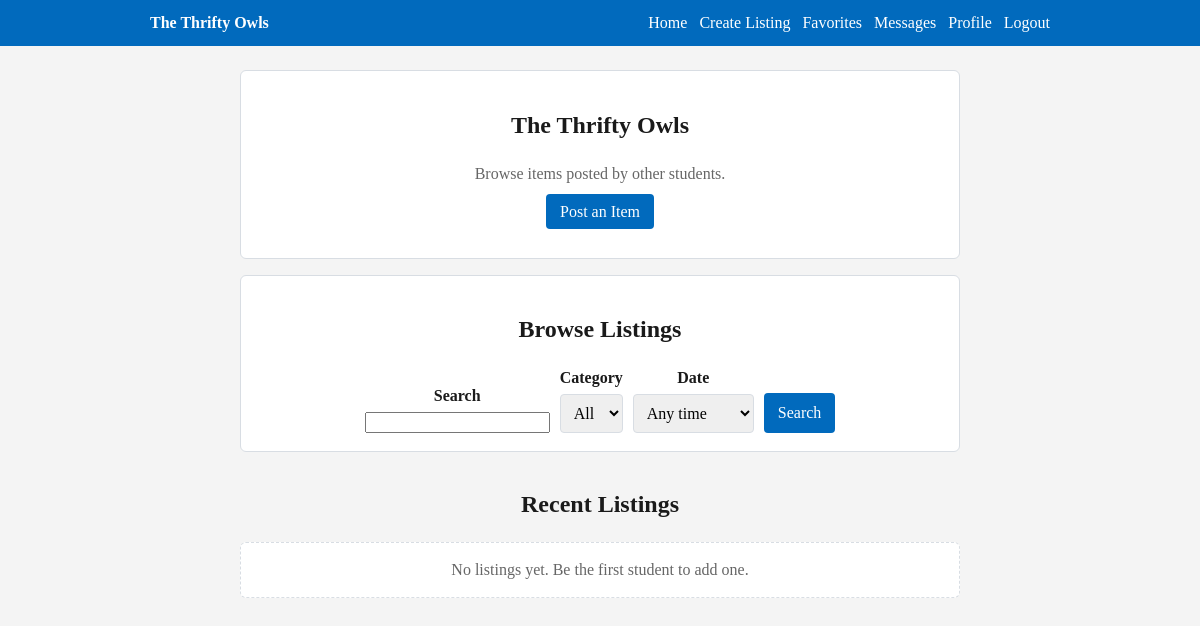
/ (signed in), run on an earlier commit of the app's database.
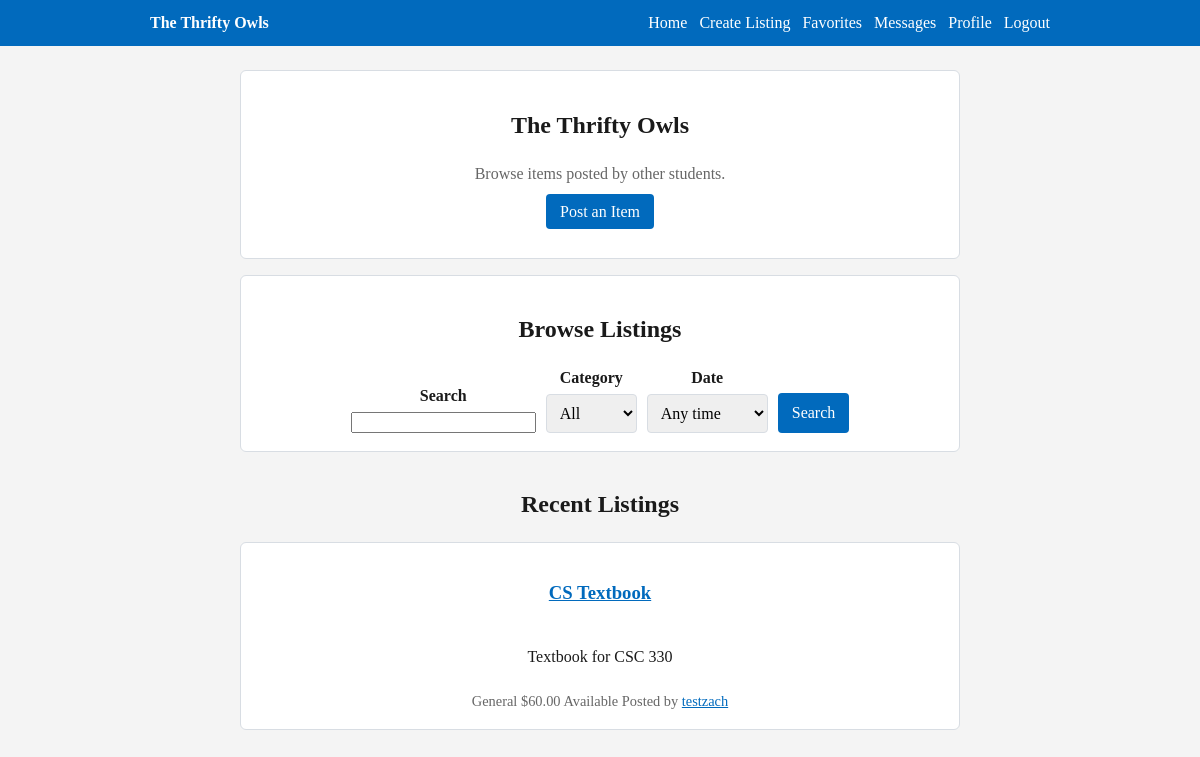
And on a later commit of the database.
### app/models.py (models this page shows)
class Post(db.Model):
    id = db.Column(db.Integer, primary_key=True)
    title = db.Column(db.String(150), nullable=False)
    description = db.Column(db.String(300), nullable=False)
    category = db.Column(db.String(80), default='General')
    price = db.Column(db.Numeric(10, 2))
    condition = db.Column(db.String(80), default='Good')
    status = db.Column(db.String(80), default='Available')
    image = db.Column(db.String(200))  # optional image path
    is_active = db.Column(db.Boolean, default=True)
    timestamp = db.Column(db.DateTime, default=datetime.utcnow)
    owner_id = db.Column(db.Integer, db.ForeignKey('user.id'), nullable=False)

class User(UserMixin, db.Model):
    id = db.Column(db.Integer, primary_key=True)
    is_admin = db.Column(db.Boolean, default=False)
    is_blocked = db.Column(db.Boolean, default=False)
    email = db.Column(db.String(150), unique=True, nullable=False)
    username = db.Column(db.String(150), unique=True, nullable=False)
    password = db.Column(db.String(150), nullable=False)
    name = db.Column(db.String(150))
    major = db.Column(db.String(150))
    interests = db.Column(db.String(300))
    image = db.Column(db.String(200))  # store filename/path
    posts = db.relationship('Post', backref='owner', lazy=True)
    sent_messages = db.relationship('Message', foreign_keys='Message.sender_id', backref='sender', lazy=True)
    received_messages = db.relationship('Message', foreign_keys='Message.receiver_id', backref='receiver', lazy=True)
    reviews_given = db.relationship('Review', foreign_keys='Review.reviewer_id', backref='reviewer', lazy=True)
    reviews_received = db.relationship('Review', foreign_keys='Review.reviewed_id', backref='reviewed', lazy=True)

### app/routes.py (the view)
@main.route('/')
def home():
    query = Post.query.filter_by(is_active=True)
    search = request.args.get('q', '').strip()
    category = request.args.get('category', '').strip()
    date_filter = request.args.get('date_filter', '').strip()
    if search:
        pattern = f'%{search}%'
        query = query.filter((Post.title.ilike(pattern)) | (Post.description.ilike(pattern)))
    if category:
        query = query.filter_by(category=category)
    if date_filter == '7':
        query = query.filter(Post.timestamp >= datetime.utcnow() - timedelta(days=7))
    elif date_filter == '30':
        query = query.filter(Post.timestamp >= datetime.utcnow() - timedelta(days=30))
    posts = query.order_by(Post.timestamp.desc()).all()
    categories = [row[0] for row in db.session.query(Post.category).distinct().order_by(Post.category).all() if row[0]]
    favorite_post_ids = set()
    if current_user.is_authenticated:
        favorite_post_ids = {favorite.post_id for favorite in Favorite.query.filter_by(user_id=current_user.id).all()}
    return render_template(
        'index.html',
        posts=posts,
        categories=categories,
        search=search,
        selected_category=category,
        selected_date_filter=date_filter,
        favorite_post_ids=favorite_post_ids,
    )

### app/models.py (called while the page is built)
@login_manager.user_loader
def load_user(user_id):
    return User.query.get(int(user_id))

### app/templates/index.html (shortened to what this page needs)
{% extends "base.html" %}
{% block content %}
{% if not current_user.is_authenticated %}
{% include 'landingPage.html' %}
{% else %}
<section class="card">
    <h1>The Thrifty Owls</h1>
    <p class="muted">Browse items posted by other students.</p>
    <p>
        <a class="button" href="{{ url_for('main.create_post') }}">
            Post an Item
        </a>
    </p>
</section>
<section class="card">
    <h2>Browse Listings</h2>
    <form method="get" class="toolbar">
        <div class="field">
            <label for="q">Search</label>
            <input id="q" name="q" value="{{ search }}">
        </div>
        <div class="field">
            <label for="category">Category</label>
            <select id="category" name="category">
                <option value="">All</option>
            </select>
        </div>
        <div class="field">
            <label for="date_filter">Date</label>
            <select id="date_filter" name="date_filter">
                <option value="" {% if not selected_date_filter %}selected{% endif %}>Any time</option>
            </select>
        </div>
        <input type="submit" value="Search">
    </form>
</section>
<section class="page-header">
    <h2>Recent Listings</h2>
    {% if posts %}
    <div class="grid">
        {% for post in posts %}
        <article class="card listing">
            <h3>
                <a href="{{ url_for('main.view_post', post_id=post.id) }}">
                    {{ post.title }}
                </a>
            </h3>
            <p>{{ post.description }}</p>
            <div class="meta">
                <span>{{ post.category }}</span>
                {% if post.price is not none %}
                <span>${{ "%.2f"|format(post.price) }}</span>
                {% endif %}
                <span>{{ post.status or 'Available' }}</span>
                <span>
                    Posted by
                    <a href="{{ url_for('main.view_profile', user_id=post.owner_id) }}">
                        {{ post.owner.username }}
                    </a>
                </span>
            </div>
        </article>
        {% endfor %}
    </div>
    {% else %}
    <div class="empty">No listings yet. Be the first student to add one.</div>
    {% endif %}
</section>
{% endif %}
{% endblock %}

### app/templates/base.html (shortened to what this page needs)
<!DOCTYPE html>
<html lang="en">
<head>
    <link rel="stylesheet" href="{{ url_for('static', filename='style.css') }}">
</head>
<body>
    <div class="shell">
        <header class="topbar">
            <div class="topbar-inner">
                <a class="brand" href="{{ url_for('main.home') }}">The Thrifty Owls</a>
                <nav class="nav">
                    <a class="secondary" href="{{ url_for('main.home') }}">Home</a>
                    {% if current_user.is_authenticated %}
                    <a class="secondary" href="{{ url_for('main.create_post') }}">Create Listing</a>
                    <a class="secondary" href="{{ url_for('main.favorites') }}">Favorites</a>
                    <a class="secondary" href="{{ url_for('main.messages') }}">Messages</a>
                    <a class="secondary" href="{{ url_for('main.profile') }}">Profile</a>
                    <a href="{{ url_for('main.logout') }}">Logout</a>
                    {% else %}
                    <a class="secondary" href="{{ url_for('main.login') }}">Login</a>
                    <a href="{{ url_for('main.register') }}">Register</a>
                    {% endif %}
                </nav>
            </div>
        </header>
        <main class="container">
            {% block content %}{% endblock %}
        </main>
    </div>
</body>
</html>

### app/static/style.css (style rules this page uses)
:root { --blue: #016ABD; --blue-dark: #003399; --bg: #F4F4F4; --card: #ffffff; --border: #d8dde3; --text: #1a1a1a; --muted: #666666; --danger: #a82222; }
* { box-sizing: border-box; }
body { margin: 0; background: var(--bg); color: var(--text); font-family: Georgia, 'Times New Roman', Times, serif; line-height: 1.4; }
a { color: var(--blue); }
.container { max-width: 900px; margin: 24px auto; padding: 0 16px; display: grid; justify-items: center; }
.container>* { width: min(100%, 720px); }
.topbar { background: var(--blue); color: white; padding: 12px 20px; }
.topbar-inner { max-width: 900px; margin: 0 auto; display: flex; justify-content: space-between; gap: 16px; align-items: center; }
.brand { color: white; font-weight: bold; text-decoration: none; }
.nav { display: flex; flex-wrap: wrap; gap: 12px; }
.nav a { color: white; text-decoration: none; }
form { display: grid; gap: 12px; }
.field { display: grid; gap: 5px; }
label { font-weight: bold; }
input[type="text"], input[type="email"], input[type="password"], input[type="number"], input[type="file"], select, textarea { width: 100%; padding: 9px; border: 1px solid var(--border); border-radius: 4px; font: inherit; }
input[type="submit"], button, .button { background: var(--blue); color: white; border: 0; border-radius: 4px; padding: 9px 14px; font: inherit; text-decoration: none; cursor: pointer; width: fit-content; }
.card { background: var(--card); border: 1px solid var(--border); border-radius: 6px; padding: 18px; margin-bottom: 16px; text-align: center; }
.muted { color: var(--muted); }
.page-header { margin-bottom: 16px; text-align: center; }
.listing { display: grid; gap: 6px; justify-items: center; }
.meta { color: var(--muted); font-size: 0.9rem; }
.toolbar { display: flex; flex-wrap: wrap; gap: 10px; align-items: end; justify-content: center; }

What changed in the data, as far as the page shows it:
added Post: title "CS Textbook", description "Textbook for CSC 330", category "General", price "60.00", status "Available", owner.username "testzach"
Also different on the page:
text no longer shown: "No listings yet. Be the first student to add one."
